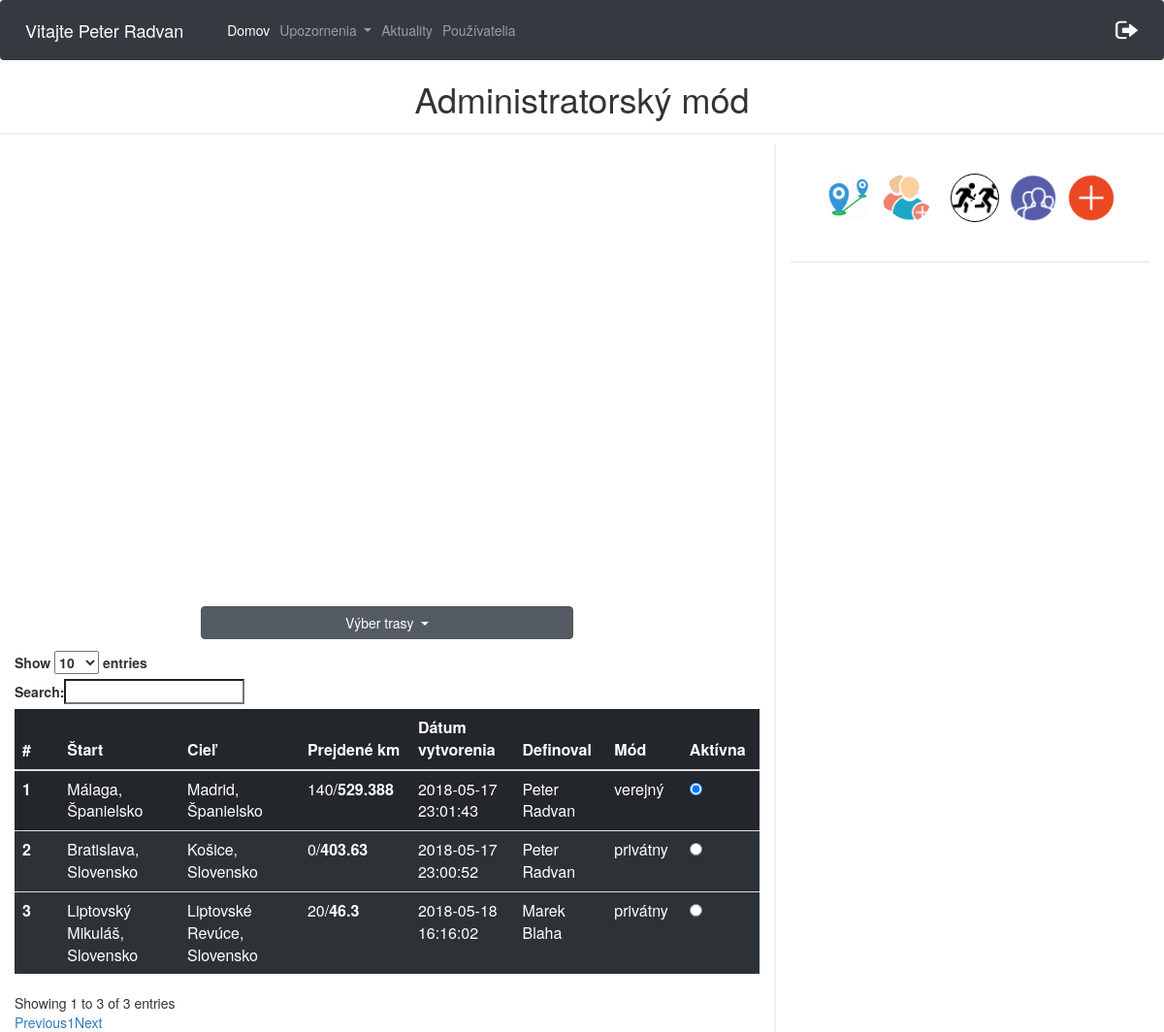
Page /cestyAdmin.php (signed in) on the earlier database version.
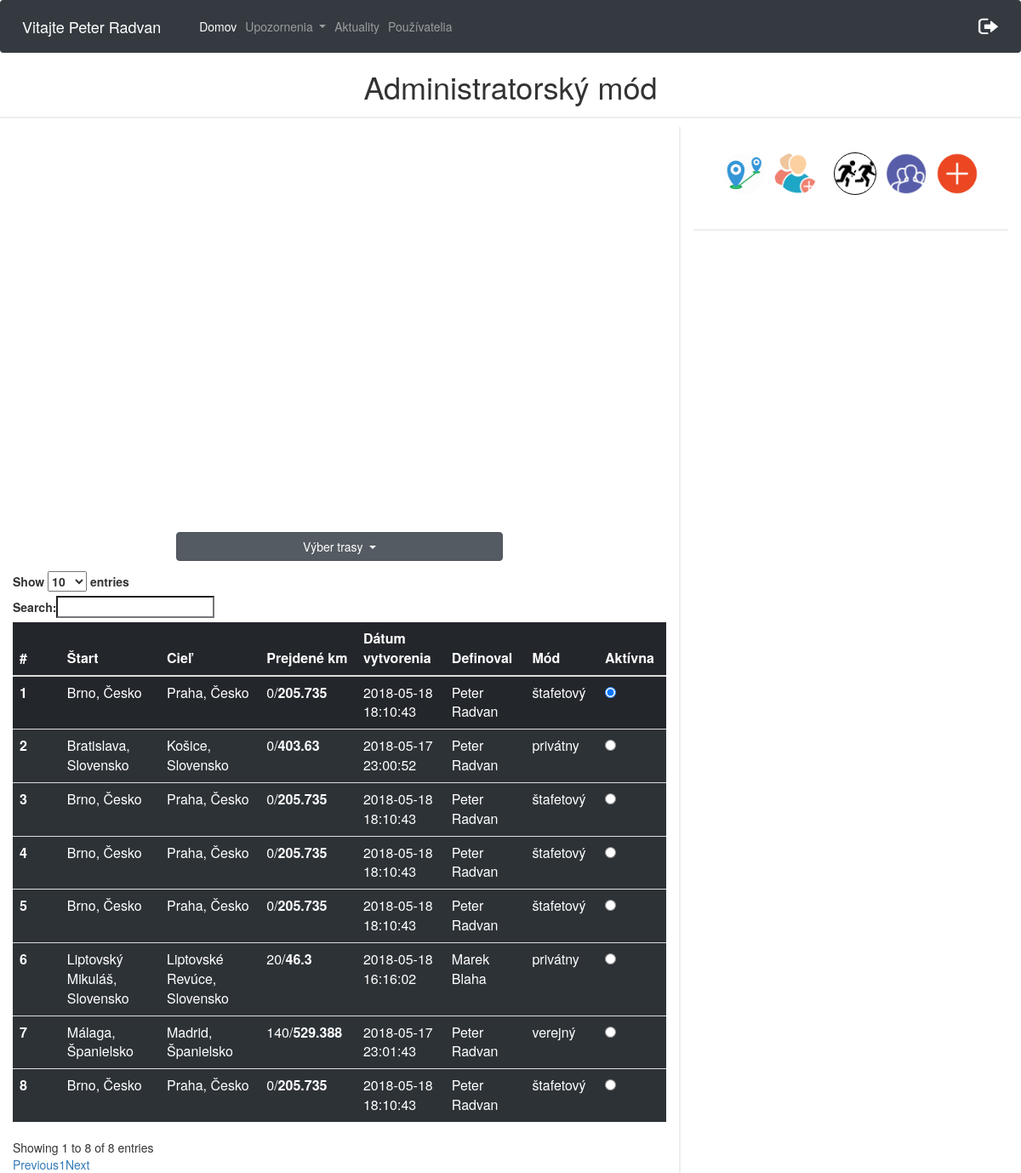
Same page on the later database version.
### tables this page shows
CREATE TABLE `pouzivatelia` (
  `id` int(11) NOT NULL,
  `meno` varchar(20) NOT NULL,
  `priezvisko` varchar(20) NOT NULL,
  `email` varchar(40) NOT NULL,
  `heslo` varchar(60) NOT NULL,
  `stredna_skola` varchar(40) NOT NULL,
  `stredna_skola_adresa` varchar(60) NOT NULL,
  `ulica` varchar(40) NOT NULL,
  `psc` varchar(10) NOT NULL,
  `obec` varchar(40) NOT NULL,
  `rola` varchar(10) NOT NULL DEFAULT 'user',
  `odoberatel` tinyint(1) NOT NULL DEFAULT '0',
  `prve_prihlasenie` int(11) NOT NULL DEFAULT '0',
  `id_timu` int(11) DEFAULT NULL
);

CREATE TABLE `trasa_pouzivatel` (
  `id` int(11) NOT NULL,
  `id_pouzivatel` int(11) NOT NULL,
  `id_trasa` int(11) NOT NULL,
  `prejdene_km` int(11) NOT NULL,
  `aktivna_trasa` int(11) NOT NULL
);

CREATE TABLE `trasa` (
  `id` int(10) UNSIGNED NOT NULL,
  `start_nazov` varchar(50) NOT NULL,
  `start_lat` varchar(20) NOT NULL,
  `start_long` varchar(20) NOT NULL,
  `ciel_nazov` varchar(50) NOT NULL,
  `ciel_lat` varchar(20) NOT NULL,
  `ciel_long` varchar(20) NOT NULL,
  `celkove_km` double NOT NULL,
  `datum_vytvorenia` datetime NOT NULL,
  `mod_trasy` varchar(20) NOT NULL,
  `id_user` int(11) NOT NULL,
  `vytvoril` varchar(100) NOT NULL
);

### cestyAdmin.php (the view, shortened to what this page needs)
<html>
<head>
    <link rel="stylesheet" href="https://maxcdn.bootstrapcdn.com/bootstrap/4.0.0/css/bootstrap.min.css">
    <link rel="stylesheet" type="text/css" href="https://maxcdn.bootstrapcdn.com/bootstrap/3.3.7/css/bootstrap.min.css">
    <link rel="stylesheet" type="text/css" href="https://cdn.datatables.net/1.10.16/css/dataTables.bootstrap.min.css">
    <link rel="stylesheet" href="./css/cesty.css">
</head>
<body>
<nav class="navbar navbar-expand-lg  navbar-dark bg-dark">
        <span class="navbar-brand" >
            <?php
            $conn = new mysqli($servername, $username, $password, $dbname);
            $conn->set_charset("UTF8");
            $email= $_SESSION['email'];
            $query="SELECT meno, priezvisko from pouzivatelia WHERE email='$email'";
            $result = mysqli_query($conn,$query);
            while ($data = mysqli_fetch_array($result)){
                echo "Vitajte ".$data['meno']." ".$data['priezvisko'];
            }
            ?>
        </span>
    <div class="collapse navbar-collapse" id="navbarSupportedContent">
        <ul class="navbar-nav mr-auto">
            <li class="nav-item active">
                <a class="nav-link" href="cestyAdmin.php">Domov</a>
            </li>
            <li class="nav-item dropdown">
                <a class="nav-link dropdown-toggle" href="#" id="navbarDropdown" role="button" data-toggle="dropdown" aria-haspopup="true" aria-expanded="false">
                    Upozornenia
                </a>
            </li>
            <li class="nav-item">
                <a class="nav-link" href="aktuality.php">
                    Aktuality
                </a>
            </li>
            <li class="nav-item" id="registracia" style="display: none;">
                <a class="nav-link" href="registraciaPouzivatela.php">
                    Používatelia
                </a>
            </li>
        </ul>
        <ul class="nav navbar-nav navbar-right">
            <li><a href="aktuality.php?odhlasenie='1'"><img src="logOut.png" width="25px" height="20px"></a></li>
        </ul>
    </div>
</nav>
<h1 class="adminMode">Administratorský mód</h1>
<div class="row">
    <div class="col-8 leftCol">
        <div id="myMap" style="height: 400px; width: 70%"></div>
        <div class="dropdown show " id="trasyId">
            <a class="btn btn-secondary dropdown-toggle" href="#" role="button" id="dropdownMenuLink" data-toggle="dropdown" aria-haspopup="true" aria-expanded="false">
                Výber trasy
            </a>
            <?php
            $conn = new mysqli($servername, $username, $password, $dbname);
            $conn->set_charset("UTF8");
            $sql = "SELECT trasa.id as tid, pouzivatelia.id, trasa.start_nazov, trasa.ciel_nazov, trasa_pouzivatel.prejdene_km, trasa.celkove_km, trasa.datum_vytvorenia, trasa_pouzivatel.aktivna_trasa, trasa.mod_trasy, trasa.vytvoril
                    FROM trasa_pouzivatel
                    INNER JOIN trasa ON trasa.id = trasa_pouzivatel.id_trasa
                    INNER JOIN pouzivatelia on pouzivatelia.id = trasa_pouzivatel.id_pouzivatel
                    ORDER BY aktivna_trasa DESC";
            ?>
        </div>
        <table class="table table-dark" id="privatneTrasy">
            <thead>
            <tr>
                <th scope="col">#</th>
                <th scope="col">Štart</th>
                <th scope="col">Cieľ</th>
                <th scope="col">Prejdené km</th>
                <th scope="col">Dátum vytvorenia</th>
                <th scope="col">Definoval</th>
                <th scope="col">Mód</th>
                <th scope="col">Aktívna</th>
            </tr>
            </thead>
            <tbody>
            <?php
            $i = 1;
            if ($result = $conn->query($sql)) {
                while ($row = $result->fetch_object()) {
                    echo "<tr>";
                    echo "<th scope='row'>$i <span class='spanId' >$row->id</span><span class='spanTid' >$row->tid</span></th>";
                    echo "<td>$row->start_nazov</td>";
                    echo "<td>$row->ciel_nazov</td>";
                    echo "<td>$row->prejdene_km/<b>$row->celkove_km</b></td>";
                    echo "<td>$row->datum_vytvorenia</td>";
                    echo "<td>$row->vytvoril</td>";
                    echo "<td>$row->mod_trasy</td>";
                    if($row->aktivna_trasa > 0){
                        echo "<td><input onclick='check($i)' class='radio' type='radio' checked> </td>";
                    }
                    else{
                        echo "<td><input onclick='check($i)' class='radio' type='radio' ></td>";
                    }
                    echo "</tr>";
                    $i++;
                }
            }
            ?>
            </tbody>
        </table>
    </div>
    <div class="col-4 rightCol">
        <img src="img/add.png"    id="privateBtn" class="addBtn" alt="add">
        <img src="img/public.png" id="publicBtn" class="addBtn" alt="add">
        <img src="img/relay.png"  id="relayBtn" class="addBtn" alt="add">
        <a href="stafetovyMod.php" > <img src="img/addpeople.png" id="addPeople" class="addBtn" alt="add"></a>
        <img src="img/distance.png" id="distanceBtn" class="addBtn" alt="add">
        <div class="progressDiv">
        </div>
    </div>
</div>
</body>
</html>

### css/cesty.css (style rules this page uses)
.leftCol { border-right: 2px solid #eee !important; }
.row { box-sizing: border-box !important; margin:0; }
#myMap { margin: 5% auto; }
#dropdownMenuLink { width:100% !important; margin-bottom:3% !important; }
#trasyId { margin: 0 auto; width:50% !important; }
.addBtn { position: absolute; top:30px; right:50px; width: 50px; height:50px; transition: all 0.3s linear; border-radius: 50%; }
.addBtn:nth-child(2) { right:110px; }
.addBtn:nth-child(3) { right:170px; border-radius: 50%; border: 1px solid black; }
#distanceBtn { left:50px; }
.addBtn:nth-child(5) { left:50px; background: #fff; border-radius: 50%; }
#addPeople { left:110px; }
#privatneTrasy tr { background: rgba(50,56,62,0.7); }
#privatneTrasy tr:first-child { background: rgba(50,56,62,0.1); }
.adminMode { text-align: center; border-bottom:2px solid #eeeeee; padding-bottom: 15px; }
.progressDiv { border-top: 2px solid #eee; margin-top: 120px; }

Differences in the rows shown:
added trasa_pouzivatel: id_trasa.start_nazov "Brno, Česko", id_trasa.ciel_nazov "Praha, Česko", prejdene_km "0", id_trasa.celkove_km "205.735", id_trasa.datum_vytvorenia "2018-05-18 18:10:43", id_trasa.vytvoril "Peter Radvan", id_trasa.mod_trasy "štafetový"
added trasa_pouzivatel: id_trasa.start_nazov "Brno, Česko", id_trasa.ciel_nazov "Praha, Česko", prejdene_km "0", id_trasa.celkove_km "205.735", id_trasa.datum_vytvorenia "2018-05-18 18:10:43", id_trasa.vytvoril "Peter Radvan", id_trasa.mod_trasy "štafetový"
added trasa_pouzivatel: id_trasa.start_nazov "Brno, Česko", id_trasa.ciel_nazov "Praha, Česko", prejdene_km "0", id_trasa.celkove_km "205.735", id_trasa.datum_vytvorenia "2018-05-18 18:10:43", id_trasa.vytvoril "Peter Radvan", id_trasa.mod_trasy "štafetový"
added trasa_pouzivatel: id_trasa.start_nazov "Brno, Česko", id_trasa.ciel_nazov "Praha, Česko", prejdene_km "0", id_trasa.celkove_km "205.735", id_trasa.datum_vytvorenia "2018-05-18 18:10:43", id_trasa.vytvoril "Peter Radvan", id_trasa.mod_trasy "štafetový"
changed trasa_pouzivatel "Málaga, Španielsko": aktivna_trasa 1 → 0 (drawn); moves down the list
added trasa_pouzivatel: id_trasa.start_nazov "Brno, Česko", id_trasa.ciel_nazov "Praha, Česko", prejdene_km "0", id_trasa.celkove_km "205.735", id_trasa.datum_vytvorenia "2018-05-18 18:10:43", id_trasa.vytvoril "Peter Radvan", id_trasa.mod_trasy "štafetový"
Other differences:
text written by a page script: "Show entries Search: Showing 1 to 3 of 3 entries Previous 1 Next" → "Show entries Search: Showing 1 to 8 of 8 entries Previous 1 Next"
